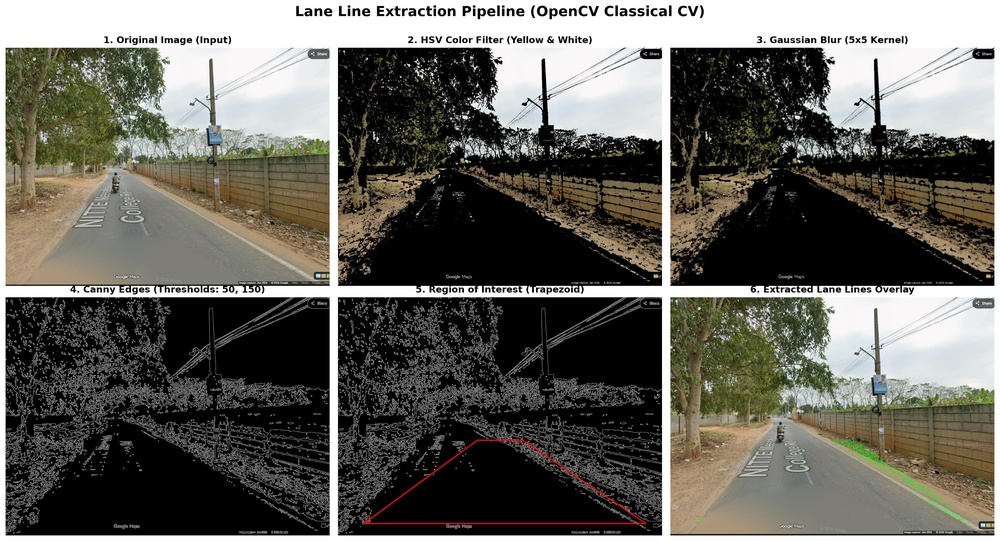
#> input picture CEAM project/output/Screenshot 2026-10-26 151644/06_comparison.jpg, 1000 x 541 px, shrunk from 3580 x 1938 before the run
$ python lane_extractor.py -i 'output/Screenshot 2026-10-26 151644'
#> lines starting #> are read from the running program, lines starting #| are printed output that depends on the picture; after the words box and inside, x2 and y2 are one past the last pixel; in counts of white or black regions, pixels touching at a corner belong together
"""
Lane Line Extractor using OpenCV (Classical Computer Vision)
============================================================
A modular, classical computer vision pipeline to extract highway lane markings
from static road images without machine learning or deep learning models.

Pipeline stages:
    1. Load image (cv2.imread with BGR check)
    2. HSV color filtering (Yellow + White line detection via cv2.inRange and bitwise_or)
    3. Gaussian blur (5x5 kernel smoothing to suppress high-frequency noise)
    4. Canny edge detection (Intensity gradient calculation with hysteresis thresholding)
    5. Region of Interest (ROI) masking (Adaptive fractional trapezoid polygon)
"""

import os
import sys
import argparse
from typing import Tuple, List, Optional
import cv2
import numpy as np
import matplotlib.pyplot as plt

# ==============================================================================
# PIPELINE CONFIGURATION CONSTANTS (Tweak these parameters to tune detection)
# ==============================================================================

# Step 2: HSV Color Filtering Thresholds
# Note: In OpenCV, Hue values range from 0 to 179, Saturation from 0 to 255, Value from 0 to 255.

# Yellow lane line threshold (Hue ~15-35 captures typical yellow highway paint)
YELLOW_HSV_LOWER = np.array([15, 80, 100], dtype=np.uint8)
YELLOW_HSV_UPPER = np.array([35, 255, 255], dtype=np.uint8)

# White lane line threshold (Low saturation and high brightness/value)
WHITE_HSV_LOWER = np.array([0, 0, 190], dtype=np.uint8)
WHITE_HSV_UPPER = np.array([180, 40, 255], dtype=np.uint8)

# Step 3: Gaussian Blur Kernel Size (must be an odd integer, e.g., 3, 5, 7)
GAUSSIAN_KERNEL_SIZE = 5

# Step 4: Canny Edge Detection Thresholds
CANNY_LOW_THRESHOLD = 50
CANNY_HIGH_THRESHOLD = 150

# Step 5: Region of Interest (ROI) Trapezoid Vertices defined as FRACTIONS (x, y)
# Coordinate system: (0.0, 0.0) is top-left, (1.0, 1.0) is bottom-right.
# Polygon order: [Bottom-Left, Top-Left, Top-Right, Bottom-Right]
ROI_VERTICES_FRACTIONS = np.array([
    [0.08, 0.95],  # Bottom-Left: Near the bottom-left edge of the road
    [0.43, 0.60],  # Top-Left: Horizon/vanishing point boundary
    [0.57, 0.60],  # Top-Right: Horizon/vanishing point boundary
    [0.95, 0.95]   # Bottom-Right: Near the bottom-right edge of the road
], dtype=np.float32)


# ==============================================================================
# PIPELINE FUNCTIONS (Implemented in strict pipeline order)
# ==============================================================================

def load_image(image_path: str) -> np.ndarray:
    """
    Step 1: Load an image from disk using OpenCV.

    What it does:
        Reads the image file at `image_path` into an in-memory NumPy ndarray.

    Why it is needed:
        OpenCV's cv2.imread() returns None if the path is invalid, the file is
        missing, or the file format is corrupted. Explicit validation ensures
        the program fails gracefully with an actionable error message rather
        than crashing downstream.

    Important note:
        OpenCV loads images in BGR (Blue, Green, Red) channel order by default,
        unlike standard RGB formats.

    Args:
        image_path: Filesystem path to the input image.

    Returns:
        np.ndarray: The loaded image in BGR format.

    Raises:
        FileNotFoundError: If the image cannot be read or does not exist.
    """
    if not os.path.isfile(image_path):
        raise FileNotFoundError(
            f"[ERROR] Image file not found at: '{image_path}'. "
            f"Please verify the path and file name."
        )

    image = cv2.imread(image_path)

    if image is None:
        raise FileNotFoundError(
            f"[ERROR] OpenCV failed to decode the image at: '{image_path}'. "
            f"Check that the file is a valid, uncorrupted image (JPG, PNG, etc.)."
        )

    return image


def apply_hsv_color_filter(image: np.ndarray) -> Tuple[np.ndarray, np.ndarray]:
    """
    Step 2: Filter yellow and white road markings using the HSV color space.

    What it does:
        1. Converts the BGR image to HSV (Hue, Saturation, Value).
        2. Creates a binary mask for yellow lane markings using cv2.inRange().
        3. Creates a binary mask for white lane markings using cv2.inRange().
        4. Combines both masks using cv2.bitwise_or().
        5. Applies the combined mask to the original image using cv2.bitwise_and().

    Why it is needed:
        Standard RGB color space blends color and illumination into every channel,
        making it extremely sensitive to shadows, sun glare, and pavement color shifts.
        The HSV color space separates chromaticity (Hue) from brightness (Value),
        making yellow and white line identification much more robust under varying
        lighting conditions.

    Args:
        image: Original BGR input image.

    Returns:
        Tuple[np.ndarray, np.ndarray]:
            - filtered_image: Color image with only yellow/white pixels retained (rest is black).
            - combined_mask: 1-channel binary mask (255 for lane colors, 0 elsewhere).
    """
    # 1. Convert BGR color space to HSV
    hsv = cv2.cvtColor(image, cv2.COLOR_BGR2HSV)

    # 2. Threshold yellow colors
    yellow_mask = cv2.inRange(hsv, YELLOW_HSV_LOWER, YELLOW_HSV_UPPER)

    # 3. Threshold white colors
    white_mask = cv2.inRange(hsv, WHITE_HSV_LOWER, WHITE_HSV_UPPER)

    # 4. Combine masks: Keep any pixel that is either yellow OR white
    combined_mask = cv2.bitwise_or(yellow_mask, white_mask)

    # 5. Apply combined mask to the original image
    filtered_image = cv2.bitwise_and(image, image, mask=combined_mask)

    return filtered_image, combined_mask


def apply_gaussian_blur(image: np.ndarray, kernel_size: int = GAUSSIAN_KERNEL_SIZE) -> np.ndarray:
    """
    Step 3: Suppress high-frequency noise using Gaussian Blur smoothing.

    What it does:
        Convolves the image with a 2D Gaussian kernel of size (kernel_size, kernel_size).

    Why it is needed:
        Raw asphalt surfaces contain high-frequency noise such as gravel texture,
        cracks, and speckled reflections. If passed directly to an edge detector,
        these micro-textures would produce hundreds of false-positive edges.
        Gaussian blurring smoothly averages neighboring pixels, preserving prominent
        lane edges while blurring out tiny surface noise.

    Args:
        image: Image to smooth (typically the color-filtered result from Step 2).
        kernel_size: Odd integer specifying the filter dimension (default: 5).

    Returns:
        np.ndarray: Gaussian-smoothed image.
    """
    # Ensure kernel size is positive and odd
    if kernel_size % 2 == 0:
        kernel_size += 1

    blurred_image = cv2.GaussianBlur(image, (kernel_size, kernel_size), 0)
    return blurred_image


def detect_edges(
    image: np.ndarray,
    low_threshold: int = CANNY_LOW_THRESHOLD,
    high_threshold: int = CANNY_HIGH_THRESHOLD
) -> np.ndarray:
    """
    Step 4: Detect boundary edges using the Canny Edge Detection algorithm.

    What it does:
        1. Converts the image to single-channel grayscale if it has 3 channels.
        2. Applies the Canny algorithm (computes intensity gradients, performs
           non-maximum suppression, and applies hysteresis thresholding).

    Why it is needed:
        Lane lines appear as sharp intensity transitions between the painted marking
        and the dark asphalt road. Canny edge detection calculates the gradient
        magnitude and direction at every pixel, isolating thin 1-pixel-wide line
        boundaries. Hysteresis thresholding retains strong edges (> high_threshold)
        and preserves weak edges (> low_threshold) only if connected to strong ones.

    Args:
        image: Blurred image from Step 3.
        low_threshold: Lower bound for hysteresis edge linking (default: 50).
        high_threshold: Upper bound for strong edge detection (default: 150).

    Returns:
        np.ndarray: 1-channel binary edge map (255 for edge pixels, 0 for background).
    """
    # Convert to grayscale first if the input is a 3-channel color image
    if len(image.shape) == 3:
        gray = cv2.cvtColor(image, cv2.COLOR_BGR2GRAY)
    else:
        gray = image

    edges = cv2.Canny(gray, low_threshold, high_threshold)
    return edges


def apply_roi_mask(
    edges: np.ndarray,
    fractions: np.ndarray = ROI_VERTICES_FRACTIONS
) -> Tuple[np.ndarray, np.ndarray]:
    """
    Step 5: Mask the Region of Interest (ROI) using an adaptive trapezoid.

    What it does:
        1. Calculates absolute pixel coordinates from fractional vertices based on
           the input image width and height.
        2. Creates an all-black mask with the same dimensions as the edge map.
        3. Fills the trapezoid polygon with white (255) using cv2.fillPoly().
        4. Applies the mask using cv2.bitwise_and() so only edges inside the
           trapezoid are retained.

    Why it is needed:
        Dashboard and windshield cameras capture the entire forward environment:
        trees, oncoming cars, horizon, guardrails, and sky. Lane lines exist only
        on the drivable road surface directly in front of the vehicle. Masking out
        the irrelevant regions eliminates non-road edges and focuses processing on
        the driving lane.

    Why fractional coordinates:
        Hardcoded pixel coordinates (e.g., [400, 300]) break when images have
        different resolutions (e.g., 720p vs 1080p). Defining vertices as
        fractions of image width and height ensures the mask automatically adapts
        to any image dimensions.

    Args:
        edges: Binary edge map from Step 4.
        fractions: Array of (x_fraction, y_fraction) defining the trapezoid corners.

    Returns:
        Tuple[np.ndarray, np.ndarray]:
            - roi_edges: Binary edge map containing only edges within the ROI.
            - mask: The binary trapezoid mask (useful for visualization).
    """
    height, width = edges.shape[:2]

    # Convert fractional coordinates to absolute pixel vertices
    pixel_vertices = np.array([
        [int(fx * width), int(fy * height)] for fx, fy in fractions
    ], dtype=np.int32)

    # Create a single-channel black mask matching the image dimensions
    mask = np.zeros_like(edges)

    # Fill the polygon defined by the vertices with white (value 255)
    cv2.fillPoly(mask, [pixel_vertices], 255)

    # Perform bitwise AND: keep edge pixels only where the mask is white
    roi_edges = cv2.bitwise_and(edges, mask)

    return roi_edges, mask


# ==============================================================================
# VISUALIZATION & OUTPUT SAVING HELPERS
# ==============================================================================

def save_pipeline_stages(
    output_dir: str,
    original: np.ndarray,
    color_mask: np.ndarray,
    color_filtered: np.ndarray,
    blurred: np.ndarray,
    edges: np.ndarray,
    roi_edges: np.ndarray,
    roi_mask: np.ndarray
) -> str:
    """
    Saves individual images for each stage of the pipeline into the output directory,
    plus an all-in-one side-by-side comparison figure.

    Args:
        output_dir: Directory to store the output images.
        original: Original BGR image.
        color_mask: Binary yellow+white color mask.
        color_filtered: BGR image masked with yellow+white filter.
        blurred: Blurred color image.
        edges: Canny edge detector result.
        roi_edges: Edges filtered by the ROI trapezoid.
        roi_mask: Binary ROI trapezoid mask.

    Returns:
        str: Filepath of the generated comparison image.
    """
    os.makedirs(output_dir, exist_ok=True)

    # Stage 1: Original Image
    cv2.imwrite(os.path.join(output_dir, "01_original.jpg"), original)

    # Stage 2: HSV Color Mask and Filtered Image
    cv2.imwrite(os.path.join(output_dir, "02_color_mask.jpg"), color_mask)
    cv2.imwrite(os.path.join(output_dir, "02_color_filtered.jpg"), color_filtered)

    # Stage 3: Gaussian Blurred
    cv2.imwrite(os.path.join(output_dir, "03_blurred.jpg"), blurred)

    # Stage 4: Canny Edges
    cv2.imwrite(os.path.join(output_dir, "04_edges.jpg"), edges)

    # Stage 5: ROI Isolated Edges
    cv2.imwrite(os.path.join(output_dir, "05_roi_result.jpg"), roi_edges)

    # Build Overlay: Highlight detected lane edges in vibrant green on the original image
    overlay = original.copy()
    overlay[roi_edges > 0] = [0, 255, 0]  # Green in BGR
    cv2.imwrite(os.path.join(output_dir, "05_lane_overlay.jpg"), overlay)

    # Generate a comprehensive 2x3 comparison figure using Matplotlib
    comparison_path = os.path.join(output_dir, "06_comparison.jpg")
    fig, axes = plt.subplots(2, 3, figsize=(18, 10))
    fig.suptitle("Lane Line Extraction Pipeline (OpenCV Classical CV)", fontsize=18, fontweight="bold", y=0.98)

    # Panel 1: Original Image (convert BGR to RGB for correct Matplotlib display)
    axes[0, 0].imshow(cv2.cvtColor(original, cv2.COLOR_BGR2RGB))
    axes[0, 0].set_title("1. Original Image (Input)", fontsize=12, fontweight="bold")
    axes[0, 0].axis("off")

    # Panel 2: HSV Color Filtered
    axes[0, 1].imshow(cv2.cvtColor(color_filtered, cv2.COLOR_BGR2RGB))
    axes[0, 1].set_title("2. HSV Color Filter (Yellow & White)", fontsize=12, fontweight="bold")
    axes[0, 1].axis("off")

    # Panel 3: Gaussian Blur
    axes[0, 2].imshow(cv2.cvtColor(blurred, cv2.COLOR_BGR2RGB))
    axes[0, 2].set_title(f"3. Gaussian Blur ({GAUSSIAN_KERNEL_SIZE}x{GAUSSIAN_KERNEL_SIZE} Kernel)", fontsize=12, fontweight="bold")
    axes[0, 2].axis("off")

    # Panel 4: Canny Edge Detection
    axes[1, 0].imshow(edges, cmap="gray")
    axes[1, 0].set_title(f"4. Canny Edges (Thresholds: {CANNY_LOW_THRESHOLD}, {CANNY_HIGH_THRESHOLD})", fontsize=12, fontweight="bold")
    axes[1, 0].axis("off")

    # Panel 5: ROI Mask Trapezoid
    # Show ROI mask overlaid on edges for clarity
    roi_viz = cv2.cvtColor(edges, cv2.COLOR_GRAY2BGR)
    cv2.polylines(
        roi_viz,
        [np.array([[int(fx * original.shape[1]), int(fy * original.shape[0])] for fx, fy in ROI_VERTICES_FRACTIONS], dtype=np.int32)],
        isClosed=True,
        color=(0, 0, 255),  # Red polygon border in BGR
        thickness=3
    )
    axes[1, 1].imshow(cv2.cvtColor(roi_viz, cv2.COLOR_BGR2RGB))
    axes[1, 1].set_title("5. Region of Interest (Trapezoid)", fontsize=12, fontweight="bold")
    axes[1, 1].axis("off")

    # Panel 6: Final Extracted Lane Lines overlaid on original
    axes[1, 2].imshow(cv2.cvtColor(overlay, cv2.COLOR_BGR2RGB))
    axes[1, 2].set_title("6. Extracted Lane Lines Overlay", fontsize=12, fontweight="bold")
    axes[1, 2].axis("off")

    plt.tight_layout()
    plt.subplots_adjust(top=0.92)
    plt.savefig(comparison_path, dpi=200, bbox_inches="tight")

    return comparison_path


def process_image(image_path: str, output_base_dir: str = "output", show: bool = False) -> None:
    """
    Executes the complete 5-stage lane line extraction pipeline on a single image.

    Args:
        image_path: Path to the input image file.
        output_base_dir: Root directory for saving results.
        show: If True, displays the comparison figure in an interactive window.
    """
    image_name = os.path.splitext(os.path.basename(image_path))[0]
    image_output_dir = os.path.join(output_base_dir, image_name)

    print(f"\n{'=' * 60}")
    print(f"Processing: {image_path}")
    print(f"{'=' * 60}")

    # Stage 1: Load image
    print("[1/5] Loading image...")
    original = load_image(image_path)
    height, width, channels = original.shape
    print(f"      Dimensions: {width}x{height} pixels, {channels} color channels")

    # Stage 2: HSV Color Filtering
    print("[2/5] Applying HSV yellow and white color filtering...")
    color_filtered, color_mask = apply_hsv_color_filter(original)
    detected_color_pixels = np.count_nonzero(color_mask)
    print(f"      Identified {detected_color_pixels:,} lane color pixels")

    # Stage 3: Gaussian Blur
    print(f"[3/5] Applying Gaussian blur (kernel size: {GAUSSIAN_KERNEL_SIZE}x{GAUSSIAN_KERNEL_SIZE})...")
    blurred = apply_gaussian_blur(color_filtered, GAUSSIAN_KERNEL_SIZE)

    # Stage 4: Canny Edge Detection
    print(f"[4/5] Running Canny edge detection (thresholds: {CANNY_LOW_THRESHOLD}, {CANNY_HIGH_THRESHOLD})...")
    edges = detect_edges(blurred, CANNY_LOW_THRESHOLD, CANNY_HIGH_THRESHOLD)
    total_edge_pixels = np.count_nonzero(edges)
    print(f"      Detected {total_edge_pixels:,} total edge pixels")

    # Stage 5: ROI Masking
    print("[5/5] Applying Region of Interest (ROI) trapezoid mask...")
    roi_edges, roi_mask = apply_roi_mask(edges, ROI_VERTICES_FRACTIONS)
    lane_edge_pixels = np.count_nonzero(roi_edges)
    print(f"      Retained {lane_edge_pixels:,} lane line edge pixels inside ROI")

    # Save all stages to disk
    comparison_file = save_pipeline_stages(
        output_dir=image_output_dir,
        original=original,
        color_mask=color_mask,
        color_filtered=color_filtered,
        blurred=blurred,
        edges=edges,
        roi_edges=roi_edges,
        roi_mask=roi_mask
    )
    print(f"[SUCCESS] All stage outputs saved to: '{image_output_dir}/'")
    print(f"          Comparison sheet saved to:  '{comparison_file}'")

    # Optional interactive display
    if show:
        print("[DISPLAY] Showing comparison window. Close the window to continue...")
        plt.show()
    else:
        plt.close("all")


# ==============================================================================
# MAIN ENTRY POINT
# ==============================================================================

def main():
    """
    Parses command-line arguments and coordinates image processing.
    """
    parser = argparse.ArgumentParser(
        description="Lane Line Extractor using OpenCV (Classical Computer Vision)",
        formatter_class=argparse.ArgumentDefaultsHelpFormatter
    )
    parser.add_argument(
        "--input", "-i",
        type=str,
        default=None,
        help="Path to an input road image or directory of images. "
             "If omitted, processes all images in 'test_images/'."
    )
    parser.add_argument(
        "--output-dir", "-o",
        type=str,
        default="output",
        help="Directory where intermediate stages and comparison images are saved."
    )
    parser.add_argument(
        "--show", "-s",
        action="store_true",
        help="Display the side-by-side comparison figure in an interactive GUI window."
    )
    parser.add_argument(
        "--drag", "-d",
        action="store_true",
        help="Interactive Drag & Drop mode: prompts you to drag and drop any image into the terminal."
    )

    args = parser.parse_args()

    # Interactive drag-and-drop prompt
    if args.drag:
        print("\n" + "=" * 60)
        print(" [DRAG & DROP MODE] Drag any road image into this terminal")
        print(" and press ENTER to process it.")
        print("=" * 60 + "\n")
        try:
            dropped_path = input("Drag & drop image file here: ").strip()
            if not dropped_path:
                print("[INFO] No file dropped. Exiting.")
                sys.exit(0)
            args.input = dropped_path
        except (KeyboardInterrupt, EOFError):
            print("\n[INFO] Cancelled by user.")
            sys.exit(0)

    # Clean any quotes Windows terminal adds when dropping files
    if args.input:
        args.input = args.input.strip().strip('\'"')

    # Determine which images to process
    valid_extensions = {".jpg", ".jpeg", ".png", ".bmp", ".tif", ".tiff"}
    image_paths: List[str] = []

    if args.input is None:
        # Default behavior: process all images in test_images/ folder
        default_folder = "test_images"
        if not os.path.isdir(default_folder):
            print(f"[ERROR] Default test images folder '{default_folder}' does not exist.")
            print("Please create 'test_images/' and add road images, or use --input <path>.")
            sys.exit(1)

        candidates = [
            os.path.join(default_folder, fname)
            for fname in sorted(os.listdir(default_folder))
            if os.path.splitext(fname)[1].lower() in valid_extensions
        ]
        if not candidates:
            print(f"[ERROR] No valid images found in '{default_folder}'.")
            print(f"Supported formats: {', '.join(valid_extensions)}")
            sys.exit(1)

        image_paths = candidates
        print(f"Found {len(image_paths)} image(s) in '{default_folder}'.")

    elif os.path.isdir(args.input):
        # User specified a directory
        candidates = [
            os.path.join(args.input, fname)
            for fname in sorted(os.listdir(args.input))
            if os.path.splitext(fname)[1].lower() in valid_extensions
        ]
        if not candidates:
            print(f"[ERROR] No valid images found in directory: '{args.input}'")
            sys.exit(1)
        image_paths = candidates
        print(f"Found {len(image_paths)} image(s) in directory '{args.input}'.")

    elif os.path.isfile(args.input):
        # User specified a single file
        image_paths = [args.input]

    else:
        print(f"[ERROR] The input path '{args.input}' was not found as a file or directory.")
        sys.exit(1)

    # Process all collected image paths
    for idx, path in enumerate(image_paths, start=1):
        try:
            process_image(
                image_path=path,
                output_base_dir=args.output_dir,
                show=args.show
            )
#> in load_image, image is the input picture: shape (541, 1000, 3); mean B, G, R 93.8, 100.5, 102.1
#|       Dimensions: 1000x541 pixels, 3 color channels
#> in apply_hsv_color_filter, `yellow_mask = cv2.inRange(hsv, YELLOW_HSV_LOWER, YELLOW_HSV_UPPER)`:
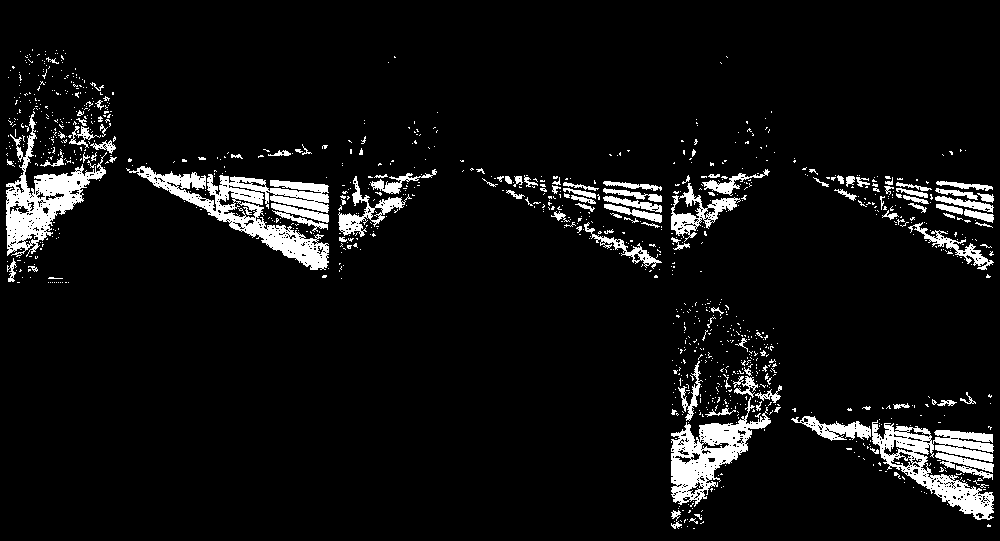
#> yellow_mask: shape (541, 1000); 6.6% white; 1082 white regions (968 under 20 px), largest, box (x1, y1, x2, y2) and area: (126, 166, 329, 270) 6170, (872, 420, 994, 520) 4589, (6, 111, 107, 257) 4248
#> in apply_hsv_color_filter, `white_mask = cv2.inRange(hsv, WHITE_HSV_LOWER, WHITE_HSV_UPPER)`:
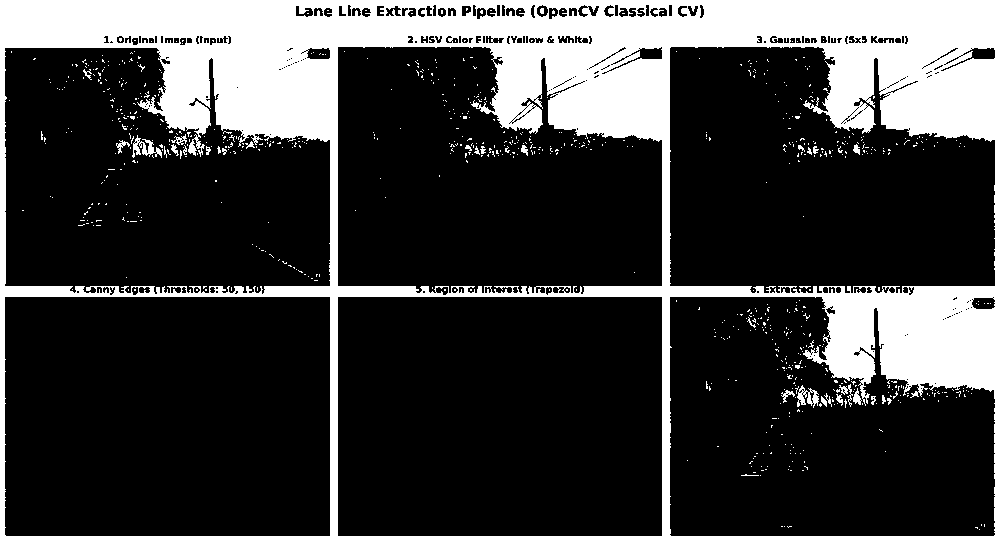
#> white_mask: shape (541, 1000); 23.9% white; 810 white regions (779 under 20 px), largest, box (x1, y1, x2, y2) and area: (0, 0, 1000, 541) 125282, (132, 135, 162, 158) 280, (797, 385, 819, 408) 243
#> (the rest of the program and of its run is left out)
